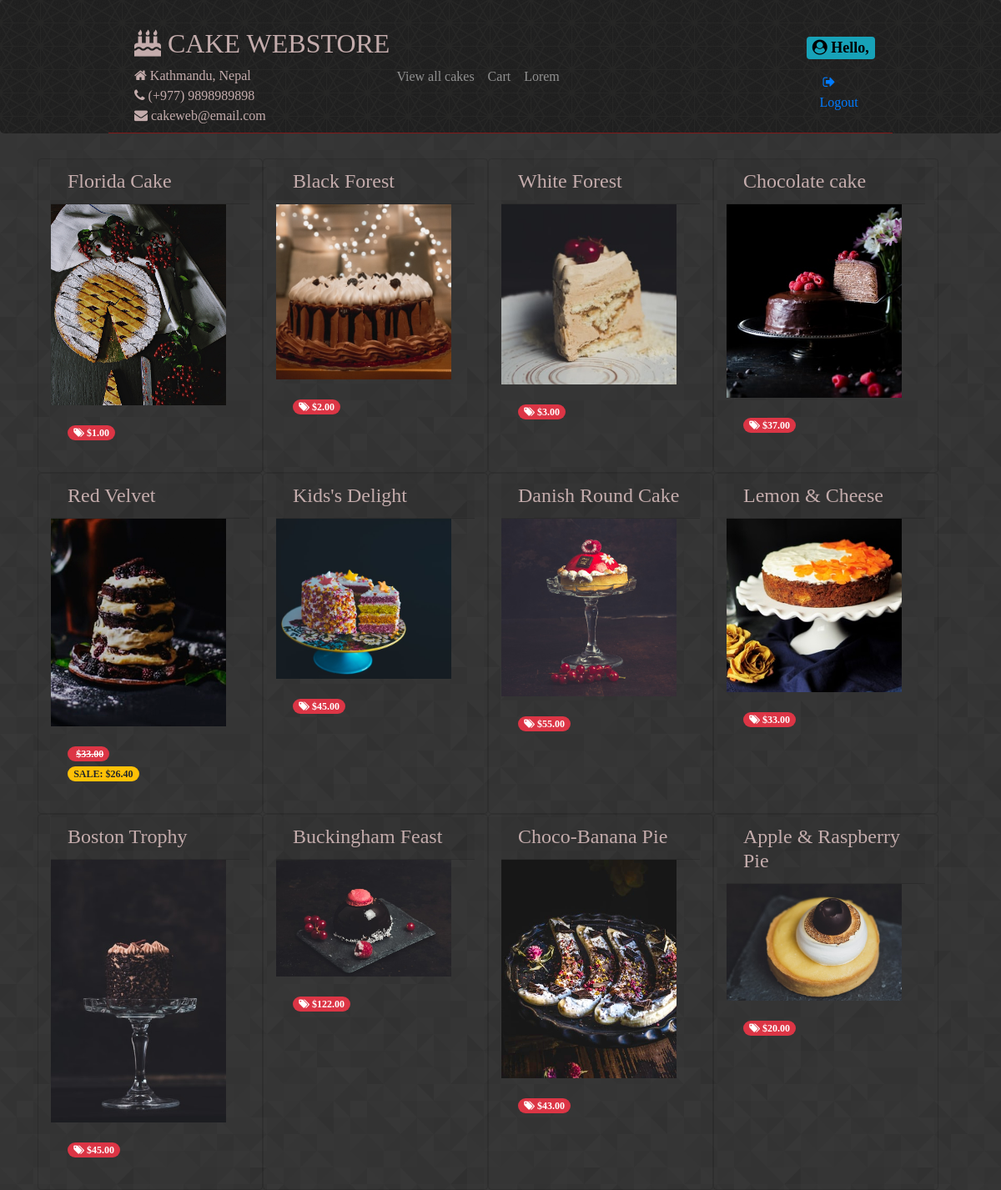
Page /list on the earlier database version.
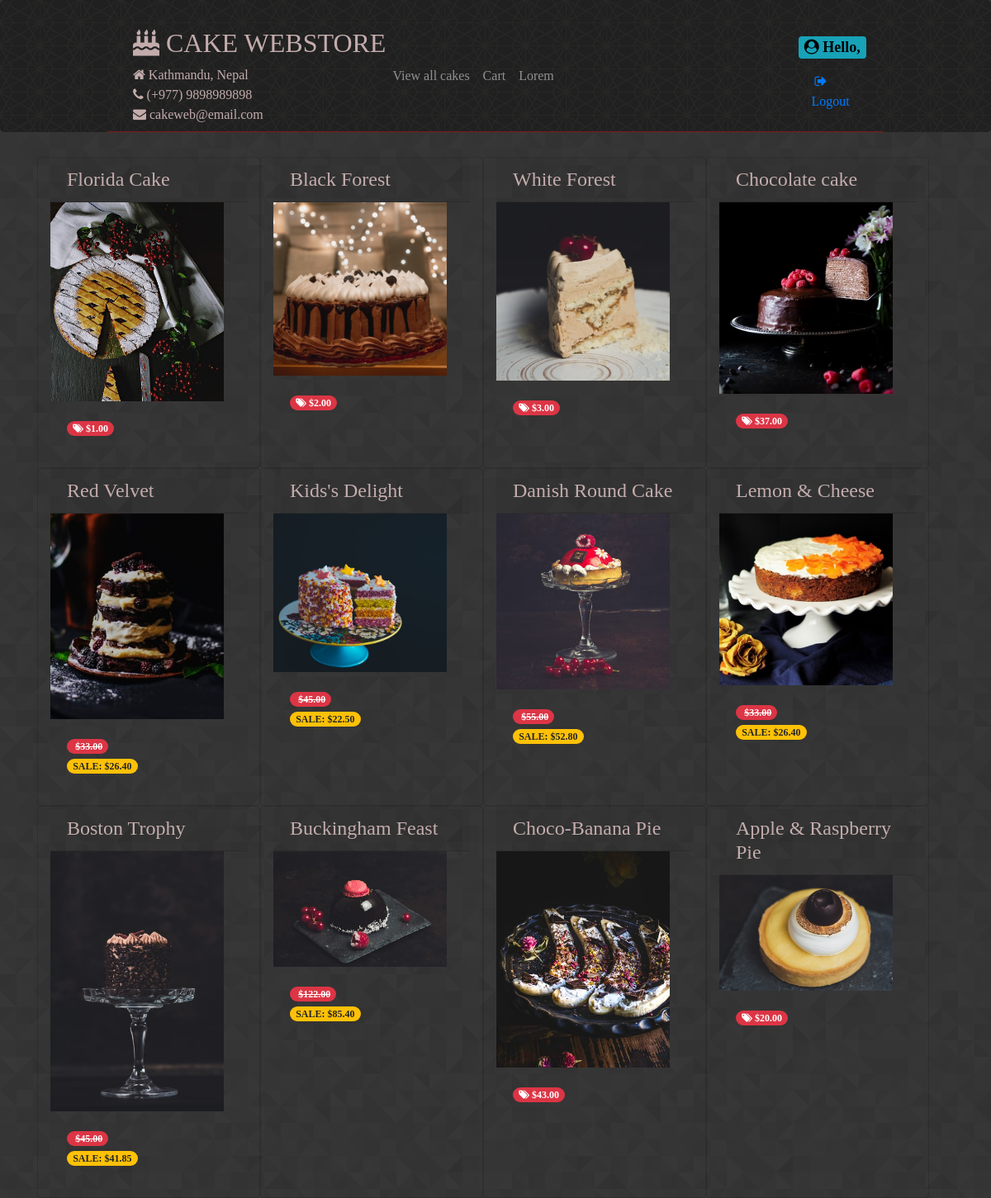
Same page on the later database version.
### store/models.py (models this page shows, shortened)
class Product(models.Model):
    id = models.AutoField(primary_key=True)
    name = models.CharField(max_length=200)
    description = models.TextField()
    occasion = models.CharField(choices=OCCASIONS, max_length=2, default='G')
    price = models.FloatField()
    discount_rate = models.FloatField(null=False, blank=True, default=0)
    sale_start = models.DateTimeField(blank=True, null=True, default=None)
    sale_end = models.DateTimeField(blank=True, null=True, default=None)
    photo = models.ImageField(blank=True, null=True,default=None, upload_to='products')
    def is_on_sale(self):
        now = timezone.now()
        if self.sale_start:
            if self.sale_end:
                return self.sale_start <= now <= self.sale_end
            return self.sale_start <= now
        return False
    def get_price(self):
        return self.price
    def current_price(self):
        if self.is_on_sale():
            discounted_price = self.price * (1 - self.discount_rate)
            return round(discounted_price, 2)
        return self.get_rounded_price()

### store/views.py (the view)
# urls.py: path(r'list', store.views.CakeListView.as_view(), name='listAllCakes'),
class CakeListView(ListView):
    model = Product
    template_name = 'store/product_list.html'

### store/templates/store/product_list.html (shortened to what this page needs)
{% extends "base.html" %}
{% block content %}
<div class="product-list row col-md-12">
  {% for product in object_list %}
  <div class="card bg-transparent col-md-3">
    <h4 class="card-header">{{ product.name }}</h4>
    {% if product.photo %}
    <a href="{% url 'showCake' product.id %}">
      <img class="img-rounded hover-effect" width="210" src="{{ MEDIA_URL }}{{ product.photo }}" />
    </a>
    {% endif %}
    <div class="card-body">
      {% if product.is_on_sale %}
      <p>
        <span class="badge badge-pill badge-danger">
          <iclass="fa fa-tags"></i>&nbsp<del>${{ product.get_price|floatformat:2 }}</del>
        </span><br />
        <span class="badge badge-pill badge-warning">SALE: ${{ product.current_price|floatformat:2 }}</span>
      </p>
      {% else %}
      <p>
        <span class="badge badge-pill badge-danger"><i
            class="fa fa-tags"></i>&nbsp${{ product.get_price|floatformat:2 }}</span>
      </p>
      {% endif %}
    </div>
  </div>
  {% endfor %}
</div>
{% endblock %}

### store/templates/base.html (shortened to what this page needs)
<!DOCTYPE HTML>
<html>
<head>
  <link rel="stylesheet" href="https://stackpath.bootstrapcdn.com/bootstrap/4.1.3/css/bootstrap.min.css"
>
  <link rel="stylesheet" href="https://stackpath.bootstrapcdn.com/font-awesome/4.7.0/css/font-awesome.min.css">
  {% load static %}
  <link rel="stylesheet" type="text/css" href="{% static 'store/styles.css' %}">
</head>
<body>
  <header class="jumbotron">
    <nav class="navbar navbar-expand-md navbar-dark" id="navbar">
      <div class="container">
        <div>
          <h2 class="text-uppercase"><i class="fa fa-birthday-cake"></i>&nbspCAKE WEBSTORE</h2>
          <div><i class="fa fa-home"></i>&nbspKathmandu, Nepal</div>
          <div><i class="fa fa-phone"></i>&nbsp(+977) 9898989898</div>
          <div><i class="fa fa-envelope"></i>&nbspcakeweb@email.com</div>
        </div>
        <section class="collapse navbar-collapse" id="myTogglerNav">
          <div class="navbar-nav">
            <a class="nav-item nav-link" href="{% url 'listAllCakes' %}">View all cakes</a>
            <a class="nav-item nav-link" href="#">Cart</a>
            <a class="nav-item nav-link" href="#">Lorem</a>
          </div>
        </section>
      </div>
      <nav>
        <h4><span class="badge badge-info username"><i class="fa fa-user-circle">&nbsp</i>Hello, {{user.first_name}}</span></h4>
        <a class="nav-item nav-link" href="{% url 'logout' %}">&nbsp<i class="fa fa-sign-out"></i>Logout</a>
  </header>
  <div class="container">
    {% block content %}
    {% endblock %}
  </div>
</body>
</html>

### store/static/store/styles.css (style rules this page uses)
body { font-family: Caslon !important; color: #c4acac; background: url(images/prism.png) fixed; }
.jumbotron { font-family: AmaticSC-Regular !important; background: url(images/black_thread.png) fixed; margin-bottom: 20px; padding: 25px 100px 0 100px; color: #c4acac; }
.navbar { margin: 0 30px 30px 30px; border-bottom: 1px solid rgb(131, 24, 24); }
header { position: sticky; z-index: 1; display: block; top: 0; padding: 10px 16px; background: url(images/cartographer.png) fixed; }
.username { color:black !important; }

Differences in the rows shown:
changed Product "Kids's Delight": sale_start empty → "2019-10-06 00:00:00" (drawn); current_price (not shown) → "22.50"
changed Product "Danish Round Cake": sale_start empty → "2019-10-06 00:00:00" (drawn); current_price (not shown) → "52.80"
changed Product "Lemon & Cheese": sale_start empty → "2019-10-06 00:00:00" (drawn); current_price (not shown) → "26.40"
changed Product "Boston Trophy": sale_start empty → "2019-10-06 00:00:00" (drawn); current_price (not shown) → "41.85"
changed Product "Buckingham Feast": sale_start empty → "2019-10-06 00:00:00" (drawn); current_price (not shown) → "85.40"
